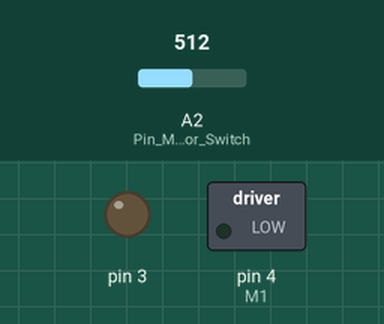
Recording of a sketch running on a simulated Arduino Uno, built with avr-gcc and run on an emulated ATmega328P. Parts: switched loads named in the sketch (green lamp = pin HIGH), output pins drawn as LEDs (lit = HIGH). Inputs (shaded band) come from the test bench; at power-on: A2 (Pin_MOde_for_Switch) = 512. What the sketch prints to the serial monitor is not drawn.

Above: at 1.2 s.
1.3 s: A2 (Pin_MOde_for_Switch) set to 0
At 2.5 s:
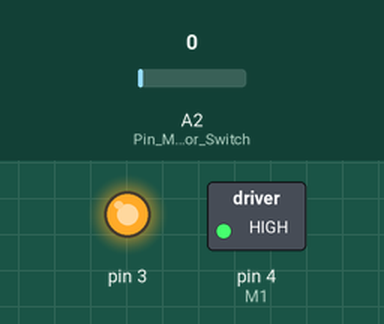
Timing chart, 0 to 4.3 s (numbered marks = the images above; inputs shaded):
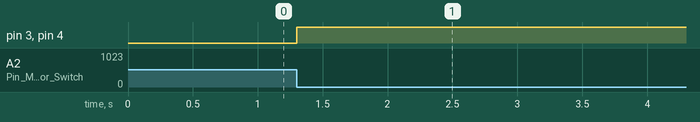

The sketch:

positionLoopTuning.ino
```cpp
/*************************************
 Press Switch to Start Program
 Test Tracking Performance(Sine Wave)
 Double Loop Position Controller
 Tuning Position PID
 -------------Jinqiao----------------
*************************************/

// For Motor Controller
int E1 = 3;            // Motor Controller E1
int M1 = 4;            // Motor Controller M1
float motorSpeed = 0;  // PWM Signal Into Motor
int dir = 0;           // Motor Direction

// For Encorder
const byte ChA = 18;      // Encoder Chanel A
const byte ChB = 19;      // Encoder Chanel B
volatile int pos_i = 0;   // Counts Read(in function)
int pos = 0;              // Counts Read(in loop)
int posPre = 0;           // Store Previous Pos
int increment = 0;        // Increment for Counts
int b = 0;                // Read Chanel B

// Velocity from Encoder
long currT = 0;           // Current Time
float deltaT = 0;         // Time Difference
long preT = 0;            // Previous Time
float velocity = 0;       // Velocity Counts/s
float v = 0;              // Velocity RPM
float vFilt = 0;          // Velocity Filt by Low Pass Filter(LPF)
float vPre = 0;           // Store Previous Velocity

// PI Parameters for Velocity Control(Inner Loop)
float kp = 1.6;             // Initial Propotional Control Gain
float ki = 6.5;             // Initial Integral Control Gain
float kd = 0.018;
float e = 0;              // Error between Target and Velocity
float ePre = 0;           // Store Previous Error
float eIntegral = 0;      // ki*eIntegral
float dedt = 0;
float u = 0;              // Control Signal

// PID Parameters for position Control(Outer Loop)
float kp_p = 0;             // Initial Propotional Control Gain
float ki_p = 0;             // Initial Integral Control Gain
float kd_p = 0;             // Initial Derivative Control Gain
float e_p = 0;              // Error between Target and Velocity
float ePre_p = 0;           // Store Previous Error
float eIntegral_p = 0;      // ki_p*eIntegral
float dedt_p = 0;           // Derivative of Error
float u_p = 0;              // Control Signal

// Variable set for Joystick
float vsw = 0;            // Switch Read by Joystick
float vswPre = 0;         // Store Previous Switch
int testSW = 0;           // Switch Status

// Target Signal & Feed Forward
float sqTarg = 0;         // Square Target Signal
float sqTarw = 0;         // Target Signal with Switch
float sqTarwPre = 0;      // Previous Target
float dsqTdt = 0;         // Derivative of Target


void setup(){
  Serial.begin(115200);
  // Pin Mode For Encoder and Motor Controller
  pinMode(ChA,INPUT_PULLUP);                                      // Pin Mode for Chanel A
  pinMode(ChB,INPUT);                                             // Pin Mode for Chanel B
  attachInterrupt(digitalPinToInterrupt(ChA),readEncoder,RISING); // Interrupt to Read Encoder
  pinMode(M1, OUTPUT);                                            // Pin Mode for Motor Controller

  // Pin Mode For Joystick
  pinMode(A2, INPUT);    // Pin MOde for Switch
}

void loop(){
  vsw = analogRead(A2);  // Read Joystick Switch

  // Tuning Control Gains
  checkVSW();            // Start Tuning
  vswPre = vsw;          // Store Previous Switch Status

  // Calculate Motor Velocity
  pos = pos_i;                                         // Read Motor Counts
  currT = micros();                                    // Start Current Time Microsecond
  deltaT = ((float)(currT-preT)) / (1e6);              // Calculate Delta Time
  velocity = (pos - posPre)/deltaT;                    // Calculate Velocity(Counts/s)
  preT = currT;                                        // Store Previous Time
  posPre = pos;                                        // Store Previous Pos
  v = 60 * velocity / (750.0*4);                       // Velocity in RPM
  vFilt = 0.854 * vFilt + 0.0728 * v + 0.0728 * vPre;  // Velocity after LPF(25Hz)
  vPre = v;                                            // Store Previous Velocity

  // Generate Target Reference (Sine Wave)
  sqTarg = 20 * (sin(6.28 * 0.5 * currT/1e6));     // Sine Wave with Amplitude 150
  sqTarw = sqTarg * testSW;                        // Target Start by Switch

  // PID Position Controller
  kp_p = 10;
  ki_p = 15;
  kd_p = 0.01;
  e_p = sqTarw - pos / 8.3333;                           // Calculate Position Error
  dedt_p = (e_p-ePre_p) / (deltaT);                      // Calculate e Derivative
  eIntegral_p = eIntegral_p + e_p * deltaT;              // Calculate e Integral
  u_p = kp_p * e_p + ki_p * eIntegral_p + kd_p * dedt_p;

  // PID Velocity Controller
  e = u_p - vFilt;                            // Error Between Target and Velocity
  eIntegral = eIntegral + e * deltaT;         // Error Integrate
  dedt = (e - ePre) * deltaT;
  u = kp * e + ki * eIntegral + kd * dedt;    // Control Signal into Motor Controller
  motorSpeed = fabs(u);                       // Calculate Motor Speed(PWM)
  if(motorSpeed > 255){
    motorSpeed = 255;
    }
  dir = 1;                                    // Define Motor Direction
  if(u < 0){
    dir = -1;
    }
  motorSetup(dir , motorSpeed , E1 , M1); // Control Motor
  ePre = e;                               // Store Previous Error(velocity loop)
  ePre_p = e_p;                           // Store Previous Error(position loop)
  sqTarwPre = sqTarw;                     // Store Previous Target

  // Print Data
  Serial.print(sqTarw);
  Serial.print(",    ");
  Serial.print(pos / 8.3333);
  Serial.println(",     ");
  }

// Joystick Check Function
void checkVSW(){                 // Start Target
  if (vsw == 0){
    if (vswPre > 0){
      testSW = 1 - testSW;
      }
    }
  }

// Motor Control Function
void motorSetup(int dir, int motorSpeed, int in1, int in2){
   analogWrite(in1, motorSpeed);
   if(dir == 1){
    digitalWrite(in2,LOW);
   }
   else if(dir == -1){
    digitalWrite(in2,HIGH);
   }
}

// Read Encoder Function
void readEncoder(){
  b = digitalRead(ChB);
  increment = 0;
  if(b>0){
    increment = -1;
  }
  else{
    increment = 1;
  }
   pos_i = pos_i + increment;
}
```

Measured:
- after the input at 1.3 s, pin 3, pin 4 (M1): LOW → HIGH at once
